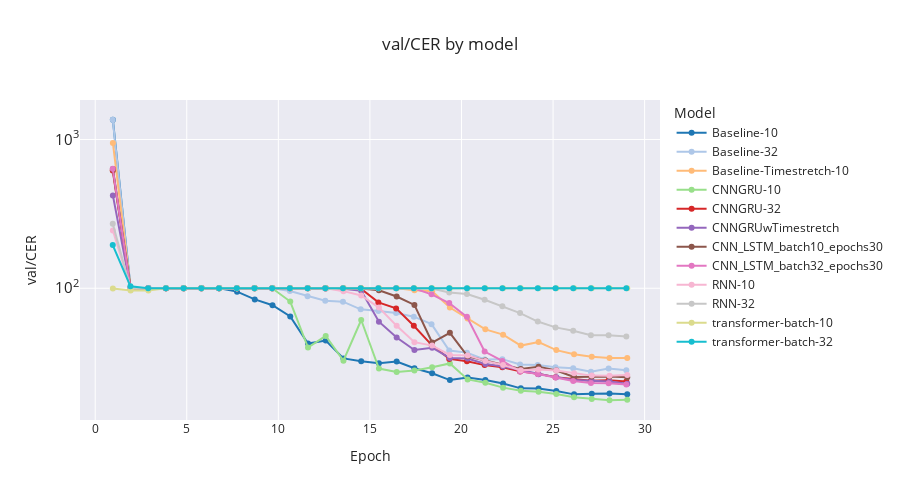

The code cell stored with this chart in its notebook:
### Code cell
import os
import plotly.graph_objects as go
from tensorboard.backend.event_processing import event_accumulator
import yaml
import re
import numpy as np

# root_dir = r"H:\My Drive\UCLA Winter 2025\ECE C247 Final Project\final-logs"
root_dir = r'/Users/emilytang/Library/CloudStorage/GoogleDrive-etangs@g.ucla.edu/My Drive/UCLA Winter 2025/ECE C247 Final Project/final-logs'

event_files = []
# Walk through the directory tree
for root, dirs, files in os.walk(root_dir):
    # Check if the directory contains 'lightning_logs'
    if 'lightning_logs' in dirs:
        lightning_log_dir = os.path.join(root, 'lightning_logs')

        # Walk through the 'lightning_logs' directory and get all event files
        for sub_root, sub_dirs, sub_files in os.walk(lightning_log_dir):
            for file in sub_files:
                # Filter event files (e.g., those that start with 'events.out.tfevents')
                if file.startswith('events.out.tfevents'):
                    event_files.append(os.path.join(sub_root, file))
event_files.sort()

import matplotlib.pyplot as plt
from pylab import *
colors = [matplotlib.colors.rgb2hex(c) for c in plt.cm.tab20(np.linspace(0,1,len(event_files)))]
fig = go.Figure()

yaml_files=[]
for c, log_dir in enumerate(event_files):
    rel_path = os.path.relpath(log_dir, root_dir)
    test_name = rel_path[:rel_path.find('/')]
    event_acc = event_accumulator.EventAccumulator(log_dir)
    event_acc.Reload()
    parent_directory = os.path.abspath(os.path.join(log_dir, '..', '..', '..', 'emg2qwerty.log'))

    with open(parent_directory, 'r') as file:
        content = file.read()
        yaml_content = "\n".join(re.findall(r"(?<=Config:)(.*?)(?=\[|\Z)", content, flags=re.DOTALL))
        log_dict = yaml.safe_load(yaml_content)
        train_transforms = '\n'.join([re.sub(r'\${(.*?)}', r'\1', item) for item in log_dict['transforms']['train']])
        batch_size = log_dict['batch_size']

    tags = event_acc.Tags()
    scalar_tags = tags.get("scalars", [])
    # try:
    if 'train/loss' in scalar_tags and 'val/CER' in scalar_tags:
        # Extract scalar data (replace 'loss' and 'accuracy' with the correct tag names if needed)
        losses = event_acc.Scalars('train/loss')  # Replace with your tag for loss
        val_CERs = event_acc.Scalars('val/CER')  # Replace with your tag for accuracy

        # Extract the x (step) and y (value) for plotting
        epochs = event_acc.Scalars('epoch')

        val_step = [event_acc.Scalars('epoch')[-1].value*e.step/losses[-1].step for e in val_CERs]
        val_CER = [e.value for e in val_CERs]
        epoch = [e.value for e in epochs]
        other_errors = []
        
        IERs = [e.value for e in event_acc.Scalars('val/IER')]
        DERs = [e.value for e in event_acc.Scalars('val/DER')]
        SERs = [e.value for e in event_acc.Scalars('val/SER')]
        


        # Plot the loss curve
        fig.add_trace(
            go.Scatter(
                x=val_step,
                y=val_CER,
                mode='lines+markers',
                name=f'{test_name}',
                line=dict(color=colors[c]),
                customdata=list(zip(IERs, DERs, SERs)),
                hovertemplate=(
                    f'<b>{test_name}</b><br>'
                    'Epoch/step: %{x}<br>'
                    'val/CER: %{y}<br>'
                    'val/IER: %{customdata[0]}<br>'
                    'val/DER: %{customdata[1]}<br>'
                    'val/SER: %{customdata[2]}<br>'
                    '<extra></extra>'
                )
            )
        )
        yaml_files.append(yaml_content)
# Create layout with log scale for both y-axes
fig.update_layout(
    width=900,
    height=500,
    title="val/CER by model",
    xaxis_title="Epoch",
    yaxis=dict(
        title="val/CER",
        type="log",
        exponentformat='power',
        title_font=dict(size=14),
        tickfont=dict(size=12),
        dtick=1,
    ),
    legend_title="Model",
    template="seaborn",
    showlegend=True
)

fig.show()
# fig.write_html("val_CER_plot.html")

### Figure 1 — Plotly figure (JSON) as saved in the notebook; plotly's stock layout.template omitted (floating-point values rounded to 4 significant figures)
{"data": [{"customdata": [[0, 1292.0, 63.93], [100, 0, 0], [100, 0, 0], [100, 0, 0], [99.96, 0, 0], [100, 0, 0], [99.93, 0, 0], [94.46, 0, 0.4209], [82.1, 0, 2.038], [73.73, 0, 3.212], [55.85, 0.06646, 8.728], [24.9, 0.5981, 16.95], [23.55, 0.7532, 20.23], [13.09, 1.307, 19.34], [11.36, 1.817, 19.07], [8.463, 1.817, 21.02], [12.87, 0.7311, 18.56], [10.32, 1.307, 17.37], [6.491, 1.817, 18.5], [6.114, 1.772, 16.24], [7.887, 1.263, 15.93], [7.067, 1.44, 15.62], [4.608, 2.016, 16.24], [4.298, 1.972, 14.95], [5.893, 1.285, 14.0], [5.295, 1.44, 13.62], [4.431, 1.839, 13.07], [4.32, 1.75, 13.49], [4.829, 1.551, 13.23], [4.807, 1.529, 13.03]], "hovertemplate": "<b>Baseline-10</b><br>Epoch/step: %{x}<br>val/CER: %{y}<br>val/IER: %{customdata[0]}<br>val/DER: %{customdata[1]}<br>val/SER: %{customdata[2]}<br><extra></extra>", "line": {"color": "#1f77b4"}, "mode": "lines+markers", "name": "Baseline-10", "type": "scatter", "x": [0.9659, 1.934, 2.903, 3.871, 4.84, 5.808, 6.777, 7.745, 8.713, 9.682, 10.65, 11.62, 12.59, 13.56, 14.52, 15.49, 16.46, 17.43, 18.4, 19.37, 20.33, 21.3, 22.27, 23.24, 24.21, 25.18, 26.15, 27.11, 28.08, 29.05], "y": [1356.0, 100, 100, 100, 99.96, 100, 99.93, 94.88, 84.14, 76.94, 64.64, 42.45, 44.53, 33.74, 32.26, 31.3, 32.17, 29.0, 26.81, 24.12, 25.08, 24.12, 22.86, 21.22, 21.18, 20.36, 19.34, 19.56, 19.61, 19.36]}, {"customdata": [[0, 1294.0, 63.87], [100, 0, 0], [100, 0, 0], [100, 0, 0], [100, 0, 0], [100, 0, 0], [100, 0, 0], [100, 0, 0], [100, 0, 0], [99.84, 0, 0], [95.66, 0, 0.1551], [87.53, 0, 0.9083], [80.86, 0.02215, 1.418], [79.75, 0, 1.484], [65.97, 0.02215, 6.114], [63.71, 0, 6.69], [59.42, 0.06646, 8.728], [56.11, 0.04431, 8.219], [48.94, 0.06646, 8.352], [19.96, 1.019, 17.12], [19.41, 0.7975, 16.7], [14.11, 1.794, 17.32], [14.16, 1.041, 18.17], [10.72, 1.839, 18.14], [10.83, 1.506, 18.17], [10.97, 1.772, 16.7], [10.63, 1.639, 16.68], [9.637, 1.861, 15.99], [10.19, 1.905, 16.79], [10.23, 1.75, 16.15]], "hovertemplate": "<b>Baseline-32</b><br>Epoch/step: %{x}<br>val/CER: %{y}<br>val/IER: %{customdata[0]}<br>val/DER: %{customdata[1]}<br>val/SER: %{customdata[2]}<br><extra></extra>", "line": {"color": "#aec7e8"}, "mode": "lines+markers", "name": "Baseline-32", "type": "scatter", "x": [0.9589, 1.926, 2.893, 3.86, 4.827, 5.794, 6.76, 7.727, 8.694, 9.661, 10.63, 11.6, 12.56, 13.53, 14.5, 15.46, 16.43, 17.4, 18.36, 19.33, 20.3, 21.26, 22.23, 23.2, 24.17, 25.13, 26.1, 27.07, 28.03, 29], "y": [1358.0, 100, 100, 100, 100, 100, 100, 100, 100, 99.84, 95.81, 88.44, 82.3, 81.24, 72.11, 70.4, 68.21, 64.38, 57.35, 38.1, 36.91, 33.23, 33.36, 30.7, 30.51, 29.44, 28.95, 27.49, 28.89, 28.13]}, {"customdata": [[0, 880.3, 67.97], [100, 0, 0], [100, 0, 0], [100, 0, 0], [100, 0, 0], [100, 0, 0], [100, 0, 0], [100, 0, 0], [100, 0, 0], [100, 0, 0], [100, 0, 0], [100, 0, 0], [100, 0, 0], [100, 0, 0], [100, 0, 0], [100, 0, 0], [99.89, 0, 0], [96.59, 0, 0.2437], [95.28, 0, 0.06646], [66.66, 0.02215, 7.532], [48.56, 0.04431, 13.89], [35.29, 0.2437, 17.37], [29.0, 0.3766, 19.38], [18.23, 1.13, 21.8], [23.22, 0.6424, 19.58], [17.66, 1.13, 19.58], [14.42, 1.218, 20.31], [14.02, 1.263, 19.32], [13.87, 1.573, 18.48], [13.69, 1.218, 19.1]], "hovertemplate": "<b>Baseline-Timestretch-10</b><br>Epoch/step: %{x}<br>val/CER: %{y}<br>val/IER: %{customdata[0]}<br>val/DER: %{customdata[1]}<br>val/SER: %{customdata[2]}<br><extra></extra>", "line": {"color": "#ffbb78"}, "mode": "lines+markers", "name": "Baseline-Timestretch-10", "type": "scatter", "x": [0.9659, 1.934, 2.903, 3.871, 4.84, 5.808, 6.777, 7.745, 8.713, 9.682, 10.65, 11.62, 12.59, 13.56, 14.52, 15.49, 16.46, 17.43, 18.4, 19.37, 20.33, 21.3, 22.27, 23.24, 24.21, 25.18, 26.15, 27.11, 28.08, 29.05], "y": [948.3, 100, 100, 100, 100, 100, 100, 100, 100, 100, 100, 100, 100, 100, 100, 100, 99.89, 96.83, 95.35, 74.21, 62.49, 52.9, 48.76, 41.16, 43.44, 38.37, 35.95, 34.6, 33.92, 34.01]}, {"customdata": [[0, 531.6, 88.06], [100, 0, 0], [100, 0, 0], [100, 0, 0], [100, 0, 0], [100, 0, 0], [100, 0, 0], [100, 0, 0], [100, 0, 0], [99.58, 0, 0], [79.57, 0, 1.839], [19.43, 0.9969, 19.52], [26.38, 0.7754, 20.65], [12.52, 1.041, 19.01], [48.74, 0.04431, 12.36], [5.76, 2.437, 20.65], [6.38, 2.304, 18.68], [6.89, 2.127, 18.96], [9.393, 1.418, 18.65], [10.37, 1.817, 19.05], [6.978, 1.351, 16.04], [4.519, 2.415, 16.22], [5.317, 1.706, 14.44], [2.991, 2.858, 14.58], [4.32, 1.728, 14.09], [3.234, 2.105, 14.11], [4.253, 1.639, 12.63], [3.5, 1.949, 12.56], [3.522, 1.794, 12.34], [3.345, 1.949, 12.47]], "hovertemplate": "<b>CNNGRU-10</b><br>Epoch/step: %{x}<br>val/CER: %{y}<br>val/IER: %{customdata[0]}<br>val/DER: %{customdata[1]}<br>val/SER: %{customdata[2]}<br><extra></extra>", "line": {"color": "#98df8a"}, "mode": "lines+markers", "name": "CNNGRU-10", "type": "scatter", "x": [0.9659, 1.934, 2.903, 3.871, 4.84, 5.808, 6.777, 7.745, 8.713, 9.682, 10.65, 11.62, 12.59, 13.56, 14.52, 15.49, 16.46, 17.43, 18.4, 19.37, 20.33, 21.3, 22.27, 23.24, 24.21, 25.18, 26.15, 27.11, 28.08, 29.05], "y": [619.7, 100, 100, 100, 100, 100, 100, 100, 100, 99.58, 81.41, 39.94, 47.81, 32.57, 61.14, 28.84, 27.36, 27.98, 29.46, 31.24, 24.37, 23.15, 21.47, 20.43, 20.14, 19.45, 18.52, 18.01, 17.66, 17.77]}, {"customdata": [[0, 530.1, 88.77], [100, 0, 0], [100, 0, 0], [100, 0, 0], [100, 0, 0], [100, 0, 0], [100, 0, 0], [100, 0, 0], [100, 0, 0], [100, 0, 0], [100, 0, 0], [100, 0, 0], [100, 0, 0], [98.63, 0, 0.06646], [99.62, 0, 0], [78.0, 0.02215, 2.282], [67.52, 0.04431, 5.649], [42.27, 0.2437, 13.45], [20.51, 1.063, 20.05], [11.48, 2.215, 19.81], [11.39, 2.149, 18.81], [9.504, 2.326, 18.59], [10.26, 1.994, 17.21], [6.491, 3.567, 17.55], [8.175, 1.883, 16.57], [6.89, 2.215, 16.15], [7.089, 2.06, 15.35], [6.136, 2.237, 15.51], [6.004, 2.503, 15.6], [6.048, 2.26, 15.26]], "hovertemplate": "<b>CNNGRU-32</b><br>Epoch/step: %{x}<br>val/CER: %{y}<br>val/IER: %{customdata[0]}<br>val/DER: %{customdata[1]}<br>val/SER: %{customdata[2]}<br><extra></extra>", "line": {"color": "#d62728"}, "mode": "lines+markers", "name": "CNNGRU-32", "type": "scatter", "x": [0.9589, 1.926, 2.893, 3.86, 4.827, 5.794, 6.76, 7.727, 8.694, 9.661, 10.63, 11.6, 12.56, 13.53, 14.5, 15.46, 16.43, 17.4, 18.36, 19.33, 20.3, 21.26, 22.23, 23.2, 24.17, 25.13, 26.1, 27.07, 28.03, 29], "y": [618.9, 100, 100, 100, 100, 100, 100, 100, 100, 100, 100, 100, 100, 98.69, 99.62, 80.31, 73.22, 55.96, 41.63, 33.5, 32.34, 30.42, 29.46, 27.6, 26.63, 25.25, 24.5, 23.88, 24.1, 23.57]}, {"customdata": [[0, 329.0, 91.85], [100, 0, 0], [100, 0, 0], [100, 0, 0], [100, 0, 0], [100, 0, 0], [100, 0, 0], [100, 0, 0], [100, 0, 0], [100, 0, 0], [100, 0, 0], [99.96, 0, 0], [99.69, 0, 0], [99.18, 0, 0.04431], [96.06, 0, 0.1108], [44.68, 0.2215, 14.67], [21.93, 0.8418, 23.86], [12.43, 1.861, 24.15], [12.67, 2.038, 25.12], [10.06, 1.595, 22.35], [9.393, 1.772, 22.51], [7.244, 1.772, 21.93], [7.754, 1.706, 20.31], [6.469, 2.082, 19.49], [6.292, 1.573, 18.56], [5.228, 1.883, 18.05], [5.317, 1.639, 17.24], [5.693, 1.617, 16.5], [5.272, 1.661, 16.68], [5.029, 1.661, 16.08]], "hovertemplate": "<b>CNNGRUwTimestretch</b><br>Epoch/step: %{x}<br>val/CER: %{y}<br>val/IER: %{customdata[0]}<br>val/DER: %{customdata[1]}<br>val/SER: %{customdata[2]}<br><extra></extra>", "line": {"color": "#9467bd"}, "mode": "lines+markers", "name": "CNNGRUwTimestretch", "type": "scatter", "x": [0.9659, 1.934, 2.903, 3.871, 4.84, 5.808, 6.777, 7.745, 8.713, 9.682, 10.65, 11.62, 12.59, 13.56, 14.52, 15.49, 16.46, 17.43, 18.4, 19.37, 20.33, 21.3, 22.27, 23.24, 24.21, 25.18, 26.15, 27.11, 28.08, 29.05], "y": [420.8, 100, 100, 100, 100, 100, 100, 100, 100, 100, 100, 99.96, 99.69, 99.22, 96.17, 59.57, 46.63, 38.44, 39.83, 34.01, 33.67, 30.95, 29.77, 28.05, 26.43, 25.17, 24.19, 23.81, 23.62, 22.77]}, {"customdata": [[0, 547.4, 86.86], [100, 0, 0], [100, 0, 0], [100, 0, 0], [100, 0, 0], [100, 0, 0], [100, 0, 0], [100, 0, 0], [100, 0, 0], [100, 0, 0], [100, 0, 0], [100, 0, 0], [100, 0, 0], [100, 0, 0], [99.76, 0, 0], [96.85, 0, 0.02215], [87.86, 0, 0.08861], [74.06, 0, 3.168], [16.68, 1.063, 25.41], [32.57, 0.288, 17.28], [9.061, 1.972, 23.81], [5.959, 3.079, 23.59], [6.912, 1.994, 21.78], [7.111, 1.484, 20.07], [7.798, 1.972, 19.94], [7.178, 1.396, 19.38], [5.738, 1.639, 17.94], [5.361, 1.861, 18.28], [5.095, 1.883, 18.48], [4.962, 1.949, 18.28]], "hovertemplate": "<b>CNN_LSTM_batch10_epochs30</b><br>Epoch/step: %{x}<br>val/CER: %{y}<br>val/IER: %{customdata[0]}<br>val/DER: %{customdata[1]}<br>val/SER: %{customdata[2]}<br><extra></extra>", "line": {"color": "#8c564b"}, "mode": "lines+markers", "name": "CNN_LSTM_batch10_epochs30", "type": "scatter", "x": [0.9659, 1.934, 2.903, 3.871, 4.84, 5.808, 6.777, 7.745, 8.713, 9.682, 10.65, 11.62, 12.59, 13.56, 14.52, 15.49, 16.46, 17.43, 18.4, 19.37, 20.33, 21.3, 22.27, 23.24, 24.21, 25.18, 26.15, 27.11, 28.08, 29.05], "y": [634.2, 100, 100, 100, 100, 100, 100, 100, 100, 100, 100, 100, 100, 100, 99.76, 96.88, 87.95, 77.23, 43.15, 50.13, 34.85, 32.63, 30.68, 28.67, 29.71, 27.96, 25.32, 25.5, 25.45, 25.19]}, {"customdata": [[0, 550.2, 87.02], [100, 0, 0], [100, 0, 0], [100, 0, 0], [100, 0, 0], [100, 0, 0], [100, 0, 0], [100, 0, 0], [100, 0, 0], [100, 0, 0], [100, 0, 0], [100, 0, 0], [100, 0, 0], [100, 0, 0], [100, 0, 0], [100, 0, 0], [100, 0, 0], [99.98, 0, 0], [90.92, 0, 0.1108], [77.87, 0, 1.617], [57.89, 0.02215, 6.314], [19.41, 0.5981, 17.52], [12.23, 1.218, 19.01], [8.086, 1.573, 17.94], [6.69, 1.75, 18.05], [6.136, 1.639, 17.3], [6.513, 1.506, 15.77], [5.649, 1.617, 15.77], [5.516, 1.661, 15.75], [5.405, 1.661, 15.46]], "hovertemplate": "<b>CNN_LSTM_batch32_epochs30</b><br>Epoch/step: %{x}<br>val/CER: %{y}<br>val/IER: %{customdata[0]}<br>val/DER: %{customdata[1]}<br>val/SER: %{customdata[2]}<br><extra></extra>", "line": {"color": "#e377c2"}, "mode": "lines+markers", "name": "CNN_LSTM_batch32_epochs30", "type": "scatter", "x": [0.9589, 1.926, 2.893, 3.86, 4.827, 5.794, 6.76, 7.727, 8.694, 9.661, 10.63, 11.6, 12.56, 13.53, 14.5, 15.46, 16.43, 17.4, 18.36, 19.33, 20.3, 21.26, 22.23, 23.2, 24.17, 25.13, 26.1, 27.07, 28.03, 29], "y": [637.2, 100, 100, 100, 100, 100, 100, 100, 100, 100, 100, 100, 100, 100, 100, 100, 100, 99.98, 91.03, 79.49, 64.22, 37.53, 32.45, 27.6, 26.5, 25.08, 23.79, 23.04, 22.93, 22.53]}, {"customdata": [[0.02215, 155.7, 89.12], [100, 0, 0], [100, 0, 0], [100, 0, 0], [100, 0, 0], [100, 0, 0], [100, 0, 0], [100, 0, 0], [100, 0, 0], [100, 0, 0], [100, 0, 0], [100, 0, 0], [100, 0, 0], [95.61, 0, 0], [88.7, 0, 0.7754], [65.53, 0.06646, 8.551], [40.45, 0.4431, 14.98], [17.61, 2.26, 23.5], [18.99, 1.573, 20.6], [11.81, 1.839, 21.93], [10.54, 3.146, 21.67], [9.88, 2.503, 20.09], [8.928, 2.326, 19.25], [7.732, 1.994, 18.41], [7.599, 1.949, 18.85], [8.042, 2.193, 17.72], [7.023, 1.949, 17.81], [6.58, 2.06, 17.21], [7.0, 1.839, 16.95], [7.045, 1.972, 17.12]], "hovertemplate": "<b>RNN-10</b><br>Epoch/step: %{x}<br>val/CER: %{y}<br>val/IER: %{customdata[0]}<br>val/DER: %{customdata[1]}<br>val/SER: %{customdata[2]}<br><extra></extra>", "line": {"color": "#f7b6d2"}, "mode": "lines+markers", "name": "RNN-10", "type": "scatter", "x": [0.9659, 1.934, 2.903, 3.871, 4.84, 5.808, 6.777, 7.745, 8.713, 9.682, 10.65, 11.62, 12.59, 13.56, 14.52, 15.49, 16.46, 17.43, 18.4, 19.37, 20.33, 21.3, 22.27, 23.24, 24.21, 25.18, 26.15, 27.11, 28.08, 29.05], "y": [244.9, 100, 100, 100, 100, 100, 100, 100, 100, 100, 100, 100, 100, 95.61, 89.48, 74.15, 55.87, 43.38, 41.16, 35.58, 35.36, 32.48, 30.51, 28.13, 28.4, 27.96, 26.78, 25.85, 25.79, 26.14]}, {"customdata": [[0, 183.1, 88.59], [100, 0, 0], [100, 0, 0], [100, 0, 0], [100, 0, 0], [100, 0, 0], [100, 0, 0], [100, 0, 0], [100, 0, 0], [100, 0, 0], [100, 0, 0], [100, 0, 0], [100, 0, 0], [100, 0, 0], [100, 0, 0], [100, 0, 0], [100, 0, 0], [100, 0, 0], [99.6, 0, 0], [93.66, 0, 0.08861], [91.16, 0, 0.2437], [82.06, 0, 1.684], [72.51, 0, 3.101], [60.21, 0.04431, 7.842], [50.53, 0.1772, 9.016], [43.62, 0.2437, 10.68], [40.19, 0.4874, 11.03], [36.02, 0.3988, 11.85], [36.62, 0.4431, 11.28], [35.25, 0.5538, 11.65]], "hovertemplate": "<b>RNN-32</b><br>Epoch/step: %{x}<br>val/CER: %{y}<br>val/IER: %{customdata[0]}<br>val/DER: %{customdata[1]}<br>val/SER: %{customdata[2]}<br><extra></extra>", "line": {"color": "#c7c7c7"}, "mode": "lines+markers", "name": "RNN-32", "type": "scatter", "x": [0.9589, 1.926, 2.893, 3.86, 4.827, 5.794, 6.76, 7.727, 8.694, 9.661, 10.63, 11.6, 12.56, 13.53, 14.5, 15.46, 16.43, 17.4, 18.36, 19.33, 20.3, 21.26, 22.23, 23.2, 24.17, 25.13, 26.1, 27.07, 28.03, 29], "y": [271.7, 100, 100, 100, 100, 100, 100, 100, 100, 100, 100, 100, 100, 100, 100, 100, 100, 100, 99.6, 93.75, 91.4, 83.74, 75.61, 68.1, 59.73, 54.54, 51.71, 48.27, 48.34, 47.45]}, {"customdata": [[95.33, 0.02215, 4.32], [95.33, 0.02215, 1.329], [95.33, 0.02215, 1.329], [100, 0, 0], [100, 0, 0], [100, 0, 0], [100, 0, 0], [100, 0, 0], [100, 0, 0], [100, 0, 0], [100, 0, 0], [100, 0, 0], [100, 0, 0], [100, 0, 0], [100, 0, 0], [100, 0, 0], [100, 0, 0], [100, 0, 0], [100, 0, 0], [100, 0, 0], [100, 0, 0], [100, 0, 0], [100, 0, 0], [100, 0, 0], [100, 0, 0], [100, 0, 0], [100, 0, 0], [100, 0, 0], [100, 0, 0], [100, 0, 0]], "hovertemplate": "<b>transformer-batch-10</b><br>Epoch/step: %{x}<br>val/CER: %{y}<br>val/IER: %{customdata[0]}<br>val/DER: %{customdata[1]}<br>val/SER: %{customdata[2]}<br><extra></extra>", "line": {"color": "#dbdb8d"}, "mode": "lines+markers", "name": "transformer-batch-10", "type": "scatter", "x": [0.9659, 1.934, 2.903, 3.871, 4.84, 5.808, 6.777, 7.745, 8.713, 9.682, 10.65, 11.62, 12.59, 13.56, 14.52, 15.49, 16.46, 17.43, 18.4, 19.37, 20.33, 21.3, 22.27, 23.24, 24.21, 25.18, 26.15, 27.11, 28.08, 29.05], "y": [99.67, 96.68, 96.68, 100, 100, 100, 100, 100, 100, 100, 100, 100, 100, 100, 100, 100, 100, 100, 100, 100, 100, 100, 100, 100, 100, 100, 100, 100, 100, 100]}, {"customdata": [[78.69, 95.64, 20.69], [96.15, 3.434, 3.389], [100, 0, 0], [100, 0, 0], [100, 0, 0], [100, 0, 0], [100, 0, 0], [100, 0, 0], [100, 0, 0], [100, 0, 0], [100, 0, 0], [100, 0, 0], [100, 0, 0], [100, 0, 0], [100, 0, 0], [100, 0, 0], [100, 0, 0], [100, 0, 0], [100, 0, 0], [100, 0, 0], [100, 0, 0], [100, 0, 0], [100, 0, 0], [100, 0, 0], [100, 0, 0], [100, 0, 0], [100, 0, 0], [100, 0, 0], [100, 0, 0], [100, 0, 0]], "hovertemplate": "<b>transformer-batch-32</b><br>Epoch/step: %{x}<br>val/CER: %{y}<br>val/IER: %{customdata[0]}<br>val/DER: %{customdata[1]}<br>val/SER: %{customdata[2]}<br><extra></extra>", "line": {"color": "#17becf"}, "mode": "lines+markers", "name": "transformer-batch-32", "type": "scatter", "x": [0.9589, 1.926, 2.893, 3.86, 4.827, 5.794, 6.76, 7.727, 8.694, 9.661, 10.63, 11.6, 12.56, 13.53, 14.5, 15.46, 16.43, 17.4, 18.36, 19.33, 20.3, 21.26, 22.23, 23.2, 24.17, 25.13, 26.1, 27.07, 28.03, 29], "y": [195.0, 103.0, 100, 100, 100, 100, 100, 100, 100, 100, 100, 100, 100, 100, 100, 100, 100, 100, 100, 100, 100, 100, 100, 100, 100, 100, 100, 100, 100, 100]}], "layout": {"height": 500, "legend": {"title": {"text": "Model"}}, "showlegend": true, "title": {"text": "val/CER by model"}, "width": 900, "xaxis": {"title": {"text": "Epoch"}}, "yaxis": {"dtick": 1, "exponentformat": "power", "tickfont": {"size": 12}, "title": {"font": {"size": 14}, "text": "val/CER"}, "type": "log"}}}
